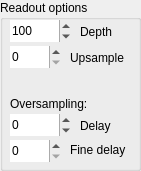
      <widget class="QGroupBox" name="readoutgroupBox">
       <property name="geometry">
        <rect>
         <x>130</x>
         <y>420</y>
         <width>141</width>
         <height>171</height>
        </rect>
       </property>
       <property name="font">
        <font>
         <family>Arial</family>
        </font>
       </property>
       <property name="title">
        <string>Readout options</string>
       </property>
       <widget class="QLabel" name="label_17">
        <property name="geometry">
         <rect>
          <x>70</x>
          <y>142</y>
          <width>61</width>
          <height>16</height>
         </rect>
        </property>
        <property name="font">
         <font>
          <family>Arial</family>
         </font>
        </property>
        <property name="text">
         <string>Fine delay</string>
        </property>
       </widget>
       <widget class="QSpinBox" name="tadBox">
        <property name="geometry">
         <rect>
          <x>10</x>
          <y>140</y>
          <width>51</width>
          <height>22</height>
         </rect>
        </property>
        <property name="font">
         <font>
          <family>Arial</family>
         </font>
        </property>
        <property name="toolTip">
         <string>Fine ADC delay</string>
        </property>
        <property name="frame">
         <bool>false</bool>
        </property>
        <property name="suffix">
         <string/>
        </property>
        <property name="minimum">
         <number>0</number>
        </property>
        <property name="maximum">
         <number>255</number>
        </property>
        <property name="singleStep">
         <number>5</number>
        </property>
        <property name="value">
         <number>0</number>
        </property>
       </widget>
       <widget class="QLabel" name="label_19">
        <property name="geometry">
         <rect>
          <x>80</x>
          <y>116</y>
          <width>51</width>
          <height>20</height>
         </rect>
        </property>
        <property name="font">
         <font>
          <family>Arial</family>
         </font>
        </property>
        <property name="text">
         <string>Delay</string>
        </property>
       </widget>
       <widget class="QSpinBox" name="ToffBox">
        <property name="geometry">
         <rect>
          <x>10</x>
          <y>114</y>
          <width>61</width>
          <height>22</height>
         </rect>
        </property>
        <property name="font">
         <font>
          <family>Arial</family>
         </font>
        </property>
        <property name="toolTip">
         <string>Course delay of waveform (samples)</string>
        </property>
        <property name="frame">
         <bool>false</bool>
        </property>
        <property name="accelerated">
         <bool>true</bool>
        </property>
        <property name="suffix">
         <string/>
        </property>
        <property name="minimum">
         <number>-1000</number>
        </property>
        <property name="maximum">
         <number>1000</number>
        </property>
        <property name="value">
         <number>0</number>
        </property>
       </widget>
       <widget class="QSpinBox" name="depthBox">
        <property name="geometry">
         <rect>
          <x>10</x>
          <y>20</y>
          <width>61</width>
          <height>22</height>
         </rect>
        </property>
        <property name="font">
         <font>
          <family>Arial</family>
         </font>
        </property>
        <property name="toolTip">
         <string>Memory depth / 40</string>
        </property>
        <property name="frame">
         <bool>false</bool>
        </property>
        <property name="accelerated">
         <bool>true</bool>
        </property>
        <property name="suffix">
         <string/>
        </property>
        <property name="minimum">
         <number>10</number>
        </property>
        <property name="maximum">
         <number>1000</number>
        </property>
        <property name="singleStep">
         <number>10</number>
        </property>
        <property name="value">
         <number>100</number>
        </property>
       </widget>
       <widget class="QLabel" name="label_20">
        <property name="geometry">
         <rect>
          <x>80</x>
          <y>22</y>
          <width>51</width>
          <height>20</height>
         </rect>
        </property>
        <property name="font">
         <font>
          <family>Arial</family>
         </font>
        </property>
        <property name="text">
         <string>Depth</string>
        </property>
       </widget>
       <widget class="QSpinBox" name="resampBox">
        <property name="geometry">
         <rect>
          <x>10</x>
          <y>46</y>
          <width>51</width>
          <height>22</height>
         </rect>
        </property>
        <property name="font">
         <font>
          <family>Arial</family>
         </font>
        </property>
        <property name="toolTip">
         <string>Number of points per sample via sinc interpolation</string>
        </property>
        <property name="frame">
         <bool>false</bool>
        </property>
        <property name="suffix">
         <string/>
        </property>
        <property name="minimum">
         <number>0</number>
        </property>
        <property name="maximum">
         <number>16</number>
        </property>
        <property name="singleStep">
         <number>2</number>
        </property>
       </widget>
       <widget class="QLabel" name="label_21">
        <property name="geometry">
         <rect>
          <x>70</x>
          <y>48</y>
          <width>61</width>
          <height>20</height>
         </rect>
        </property>
        <property name="font">
         <font>
          <family>Arial</family>
         </font>
        </property>
        <property name="text">
         <string>Upsample</string>
        </property>
       </widget>
       <widget class="QLabel" name="label_26">
        <property name="geometry">
         <rect>
          <x>10</x>
          <y>96</y>
          <width>101</width>
          <height>16</height>
         </rect>
        </property>
        <property name="font">
         <font>
          <family>Arial</family>
         </font>
        </property>
        <property name="text">
         <string>Oversampling:</string>
        </property>
       </widget>
      </widget>
